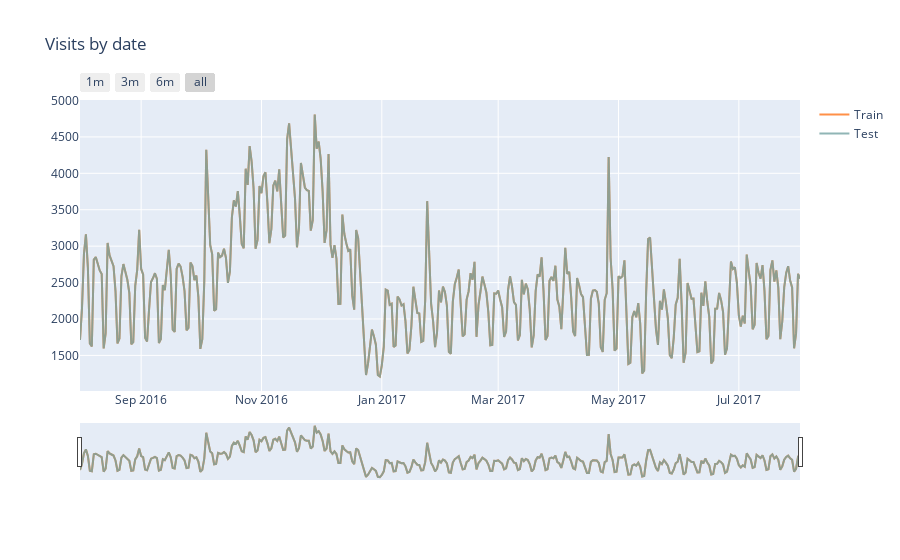

This figure's notebook cell:
### Code cell
tmp_train = train['date'].value_counts().to_frame().reset_index().sort_values('index')
tmp_train = tmp_train.rename(columns = {"date" : "visits"}).rename(columns = {"index" : "date"})
# Visits by time test
tmp_test = test['date'].value_counts().to_frame().reset_index().sort_values('index')
tmp_test = tmp_test.rename(columns = {"date" : "visits"}).rename(columns = {"index" : "date"})
# Plot visits
trace1 = go.Scatter(x=tmp_train.date.astype(str), y=tmp_train.visits,
                    opacity = 0.8, line = dict(color = '#ff751a'), name= 'Train')
trace2 = go.Scatter(x=tmp_test.date.astype(str), y=tmp_test.visits,
                    opacity = 0.8, line = dict(color = '#75a3a3'), name= 'Test')
traces = [trace1, trace2]

layout = dict(
    title= "Visits by date",
    xaxis=dict(
        rangeselector=dict(
            buttons=list([
                dict(count=1, label='1m', step='month', stepmode='backward'),
                dict(count=3, label='3m', step='month', stepmode='backward'),
                dict(count=6, label='6m', step='month', stepmode='backward'),
                dict(step='all')
            ])
        ),
        rangeslider=dict(visible = True),
        type='date'
    )
)

fig = dict(data= traces, layout=layout)
iplot(fig)


# Revenue by time
train_date_sum = train.groupby('date')['transactionRevenue'].sum().to_frame().reset_index()
# Plot
trace_date = go.Scatter(x=train_date_sum.date.astype(str), 
                        y=train_date_sum['transactionRevenue'].apply(lambda x: np.log(x)), opacity = 0.8)
layout = dict(
    title= "Log Revenue by date",
    xaxis=dict(
        rangeselector=dict(
            buttons=list([
                dict(count=1, label='1m', step='month', stepmode='backward'),
                dict(count=3, label='3m', step='month', stepmode='backward'),
                dict(count=6, label='6m', step='month', stepmode='backward'),
                dict(step='all')
            ])
        ),
        rangeslider=dict(visible = True),
        type='date'
    )
)

### Figure 1 — Plotly figure (JSON) as saved in the notebook; plotly's stock layout.template omitted (floating-point values rounded to 4 significant figures; data arrays with more than 128 entries replaced by an {"elided": "..."} marker saying what was removed)
{"data": [{"line": {"color": "#ff751a"}, "name": "Train", "opacity": 0.8, "type": "scatter", "x": {"elided": "366 str values"}, "y": {"elided": "366 int values"}}, {"line": {"color": "#75a3a3"}, "name": "Test", "opacity": 0.8, "type": "scatter", "x": {"elided": "366 str values"}, "y": {"elided": "366 int values"}}], "layout": {"title": {"text": "Visits by date"}, "xaxis": {"rangeselector": {"buttons": [{"count": 1, "label": "1m", "step": "month", "stepmode": "backward"}, {"count": 3, "label": "3m", "step": "month", "stepmode": "backward"}, {"count": 6, "label": "6m", "step": "month", "stepmode": "backward"}, {"step": "all"}]}, "rangeslider": {"visible": true}, "type": "date"}}}
